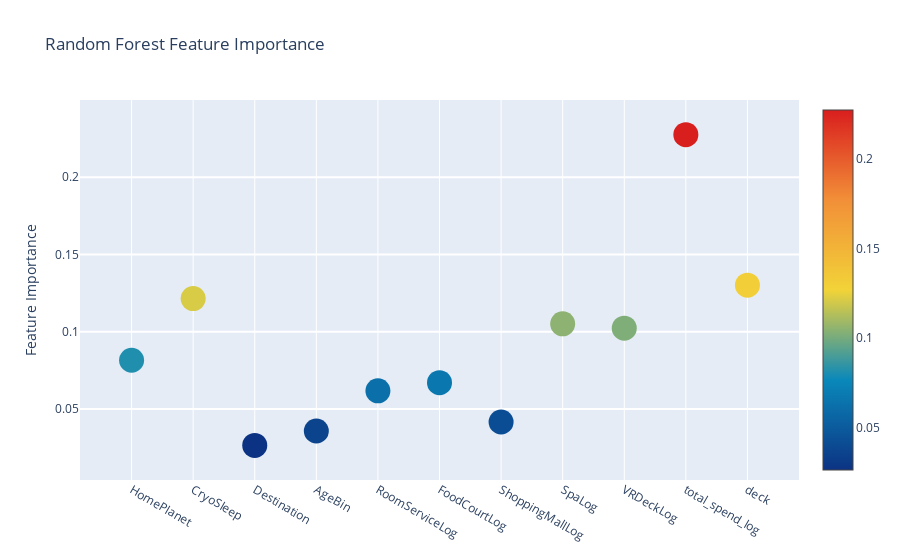

Source (notebook cell):
### Code cell
# Scatter plot of feature importances
trace = go.Scatter(
    y = feature_dataframe['Random Forest feature importances'].values,
    x = feature_dataframe['features'].values,
    mode='markers',
    marker=dict(
        sizemode = 'diameter',
        sizeref = 1,
        size = 25,
#       size= feature_dataframe['AdaBoost feature importances'].values,
        #color = np.random.randn(500), #set color equal to a variable
        color = feature_dataframe['Random Forest feature importances'].values,
        colorscale='Portland',
        showscale=True
    ),
    text = feature_dataframe['features'].values
)
data = [trace]

layout= go.Layout(
    autosize= True,
    title= 'Random Forest Feature Importance',
    hovermode= 'closest',
#     xaxis= dict(
#         title= 'Pop',
#         ticklen= 5,
#         zeroline= False,
#         gridwidth= 2,
#     ),
    yaxis=dict(
        title= 'Feature Importance',
        ticklen= 5,
        gridwidth= 2
    ),
    showlegend= False
)
fig = go.Figure(data=data, layout=layout)
py.iplot(fig,filename='scatter2010')

### Figure 1 — Plotly figure (JSON) as saved in the notebook; plotly's stock layout.template omitted (floating-point values rounded to 4 significant figures)
{"data": [{"marker": {"color": [0.0815, 0.1214, 0.02638, 0.03567, 0.06171, 0.06694, 0.04149, 0.1051, 0.1022, 0.2275, 0.1301], "colorscale": [[0, "rgb(12,51,131)"], [0.25, "rgb(10,136,186)"], [0.5, "rgb(242,211,56)"], [0.75, "rgb(242,143,56)"], [1, "rgb(217,30,30)"]], "showscale": true, "size": 25, "sizemode": "diameter", "sizeref": 1}, "mode": "markers", "text": ["HomePlanet", "CryoSleep", "Destination", "AgeBin", "RoomServiceLog", "FoodCourtLog", "ShoppingMallLog", "SpaLog", "VRDeckLog", "total_spend_log", "deck"], "type": "scatter", "x": ["HomePlanet", "CryoSleep", "Destination", "AgeBin", "RoomServiceLog", "FoodCourtLog", "ShoppingMallLog", "SpaLog", "VRDeckLog", "total_spend_log", "deck"], "y": [0.0815, 0.1214, 0.02638, 0.03567, 0.06171, 0.06694, 0.04149, 0.1051, 0.1022, 0.2275, 0.1301]}], "layout": {"autosize": true, "hovermode": "closest", "showlegend": false, "title": {"text": "Random Forest Feature Importance"}, "yaxis": {"gridwidth": 2, "ticklen": 5, "title": {"text": "Feature Importance"}}}}
